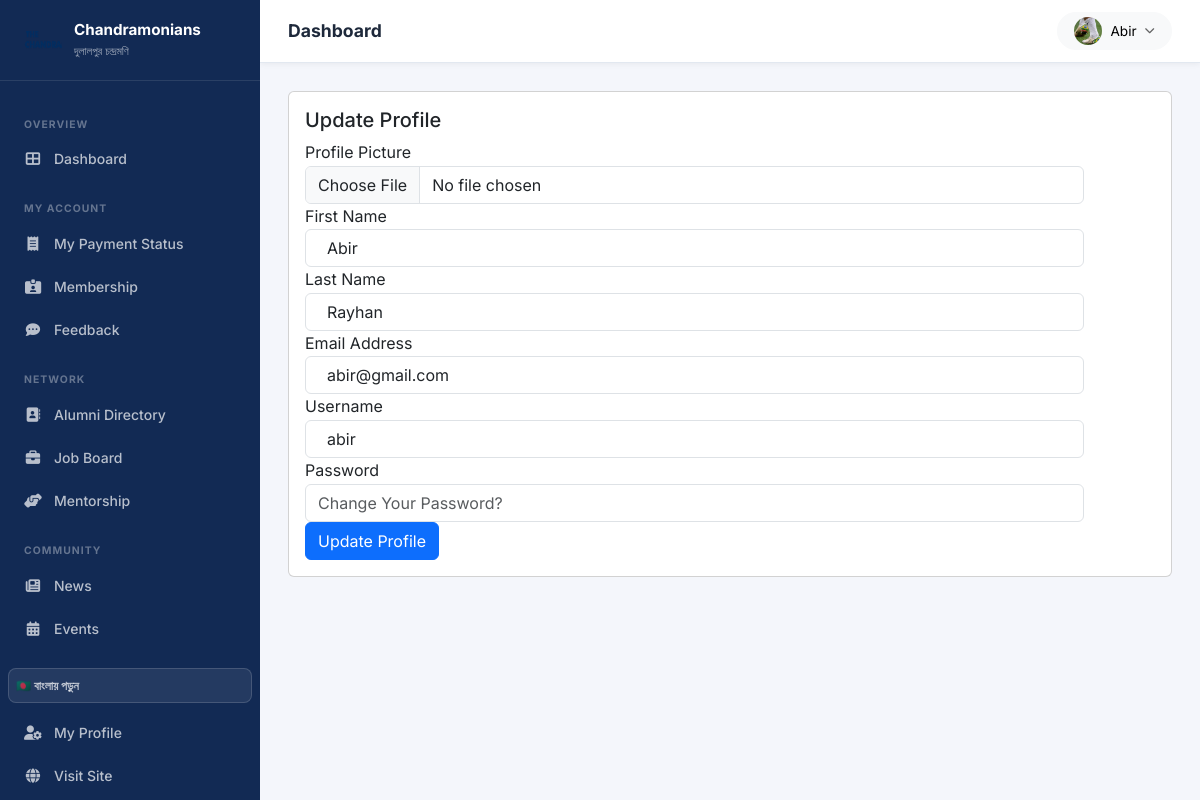
The page /profile (signed in) on the database its author committed.
### app/models.py (models this page shows, shortened)
class CustomUser(AbstractUser):
    USER_TYPE_CHOICES = (
        ('1', 'HOD'),
        ('2', 'Staff'),
        ('3', 'Alumni'),
        ('4', 'Student'),
    )
    email = models.EmailField(unique=True)
    user_type = models.CharField(choices=USER_TYPE_CHOICES, max_length=10, default='4')
    profile_pic = models.ImageField(upload_to='media/profile_pic', blank=True, null=True)
    USERNAME_FIELD = 'email'
    REQUIRED_FIELDS = ['username']

### app/views.py (the view)
# urls.py: path('profile', views.profileView, name='profile'),
@login_required(login_url='/login')
def profileView(request):
    user = CustomUser.objects.get(id=request.user.id)
    return render(request, 'profile.html', {'user': user})

### templates/profile.html (shortened to what this page needs)
{% extends 'base.html' %}
{% block content %}
  <div class="row">
                <div class="col-sm-12">
                    <div class="card">
                        <div class="card-body">
                            <form method="post" action="{% url 'profile_update' %}" enctype="multipart/form-data">
                                    <div class="col-12">
                                        <h5 class="form-title"><span>Update Profile</span></h5>
                                    </div>
                                    <div class="col-12 col-sm-11">
                                        <div class="form-group">
                                            <label>Profile Picture</label>
                                            <input type="file" class="form-control" name="profile_pic">
                                        </div>
                                    </div>
                                    <div class="col-12 col-sm-11">
                                        <div class="form-group">
                                            <label>First Name</label>
                                            <input type="text" class="form-control" name="first_name" value="{{ user.first_name }}">
                                        </div>
                                    </div>
                                    <div class="col-12 col-sm-11">
                                        <div class="form-group">
                                            <label>Last Name</label>
                                            <input type="text" class="form-control" name="last_name" value="{{ user.last_name }}">
                                        </div>
                                    </div>
                                <div class="col-12 col-sm-11">
                                        <div class="form-group">
                                            <label>Email Address</label>
                                            <input type="text" class="form-control" readonly name="email" value="{{ user.email }}">
                                        </div>
                                    </div>
                                <div class="col-12 col-sm-11">
                                        <div class="form-group">
                                            <label>Username</label>
                                            <input type="text" class="form-control" readonly name="username" value="{{ user.username }}">
                                        </div>
                                    </div>
                                <div class="col-12 col-sm-11">
                                        <div class="form-group">
                                            <label>Password</label>
                                            <input type="password" default= "blank" class="form-control" placeholder="Change Your Password?" name="password">
                                        </div>
                                    </div>
                                    <div class="col-12">
                                        <button type="submit" class="btn btn-primary">Update Profile</button>
                                    </div>
                            </form>
                        </div>
                    </div>
                </div>
            </div>
{% endblock %}

### templates/base.html (shortened to what this page needs)
<!DOCTYPE html>
{% load static i18n %}
<html lang="en">
<head>
  <link rel="stylesheet" href="https://cdn.jsdelivr.net/npm/bootstrap@5.3.2/dist/css/bootstrap.min.css">
  <link rel="stylesheet" href="https://cdnjs.cloudflare.com/ajax/libs/font-awesome/6.5.0/css/all.min.css">
  <link rel="stylesheet" href="https://cdn.datatables.net/1.13.7/css/dataTables.bootstrap5.min.css">
  <link rel="stylesheet" href="{% static 'assets/css/chandramonians.css' %}">
</head>
<body>
<div class="dash-wrapper">
  {% include 'partials/sidebar.html' %}
  <div class="dash-main">
    <div class="dash-topbar">
      <h1 class="page-title">{% block page_title %}Dashboard{% endblock %}</h1>
      <div class="topbar-actions">
        <div class="dropdown">
          <button class="btn btn-sm btn-light d-flex align-items-center gap-2 rounded-pill px-3" data-bs-toggle="dropdown">
            {% if user.profile_pic %}
              <img src="{{ user.profile_pic.url }}" class="rounded-circle" width="28" height="28" style="object-fit:cover;" alt="">
            {% else %}
              <span class="d-flex align-items-center justify-content-center rounded-circle bg-primary text-white" style="width:28px;height:28px;font-size:.75rem;font-weight:700;flex-shrink:0;">
                {{ user.first_name|first|upper }}{{ user.last_name|first|upper }}
              </span>
            {% endif %}
            <span class="d-none d-md-inline fw-600" style="font-size:.85rem;">{{ user.first_name }}</span>
            <i class="fas fa-chevron-down" style="font-size:.65rem;opacity:.6;"></i>
          </button>
        </div>
      </div>
    </div>
    <div class="dash-content">
      {% block content %}{% endblock %}
    </div>
  </div>
</div>
</body>
</html>

### static/assets/css/chandramonians.css (style rules this page uses)
:root { --primary: #1a3a6e; --primary-dark: #122a54; --primary-light: #2952a3; --primary-pale: #eef2fb; --accent: #e9a800; --accent-dark: #c78f00; --accent-pale: #fff8e1; --success: #16a34a; --danger: #dc2626; --warning: #d97706; --bg: #f4f6fb; --card-bg: #ffffff; --border: #e2e8f0; --text: #1e293b; --text-muted: #64748b; --radius: 14px; --radius-sm: 8px; --shadow: 0 2px 12px rgba(30,58,110,.08); --shadow-md: 0 8px 30px rgba(30,58,110,.12); --shadow-lg: 0 20px 60px rgba(30,58,110,.18); --transition: all .22s ease; }
*, *::before, *::after { box-sizing: border-box; }
html { scroll-behavior: smooth; }
body { font-family: 'Inter', -apple-system, BlinkMacSystemFont, 'Segoe UI', sans-serif; background: var(--bg); color: var(--text); line-height: 1.6; }
img { max-width: 100%; }
.dash-wrapper { display: flex; min-height: 100vh; }
.dash-main { margin-left: 260px; flex: 1; display: flex; flex-direction: column; }
.dash-topbar { background: #fff; border-bottom: 1px solid var(--border); padding: .75rem 1.75rem; display: flex; align-items: center; gap: 1rem; position: sticky; top: 0; z-index: 1010; box-shadow: 0 1px 6px rgba(0,0,0,.06); }
.dash-topbar .page-title { font-size: 1.1rem; font-weight: 700; color: var(--text); margin: 0; }
.dash-topbar .topbar-actions { margin-left: auto; display: flex; align-items: center; gap: .75rem; }
.dash-content { padding: 1.75rem; flex: 1; }

### rows shown on the page
CustomUser: profile_pic (picture), first_name "Abir", last_name "Rayhan", email "abir@gmail.com", username "abir"
